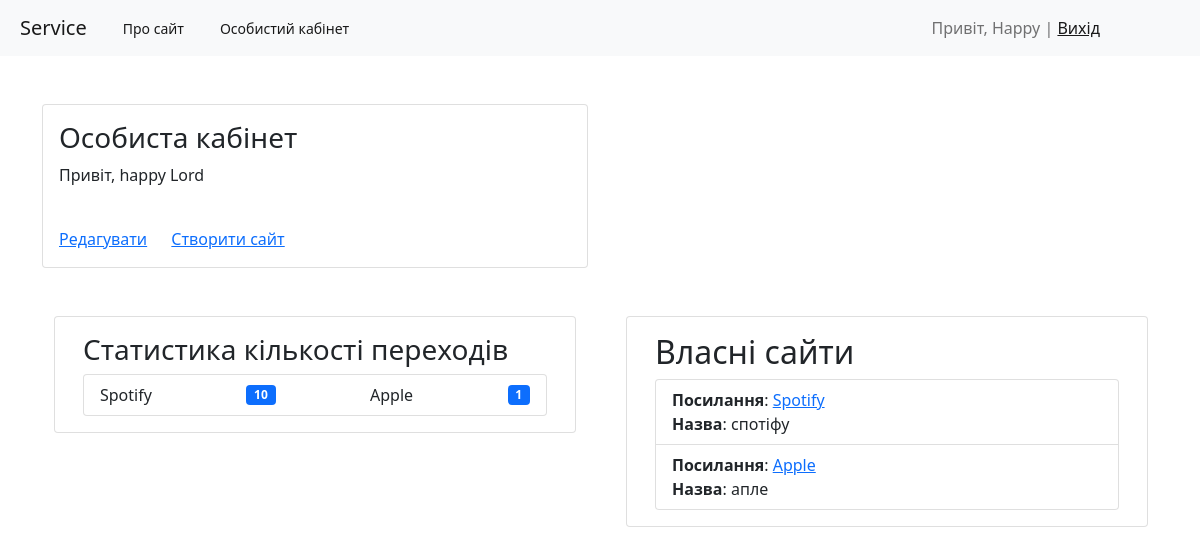
/profile (signed in), run on an earlier commit of the app's database.
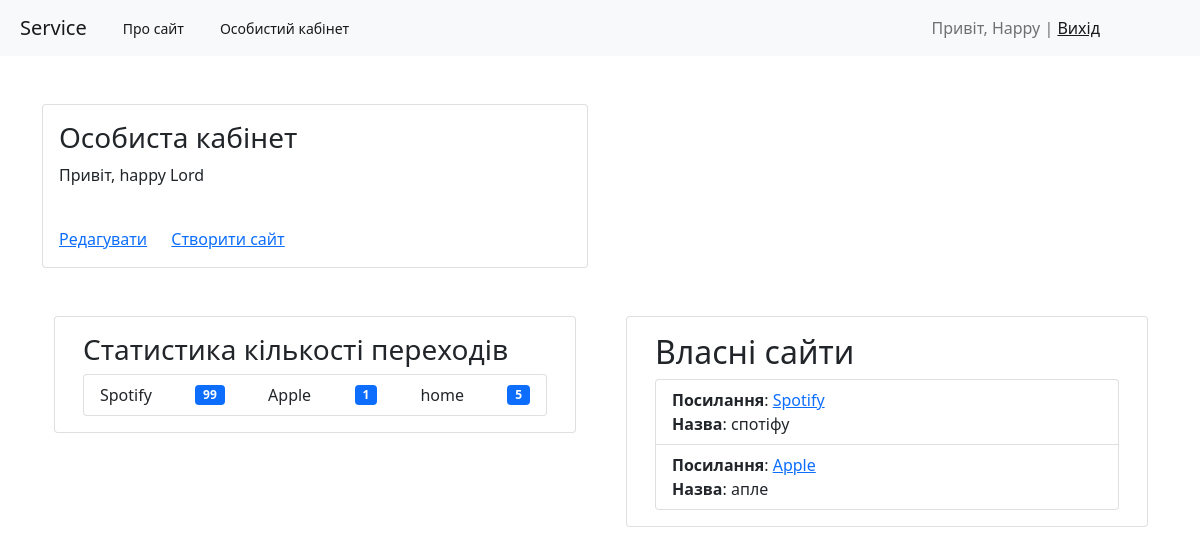
And on a later commit of the database.
### service/models.py (models this page shows, shortened)
class Click(models.Model):
    user = models.ForeignKey(User, on_delete=models.CASCADE, default=1, verbose_name='Користувач')
    url = models.URLField(_("Посилання"), unique=True)
    click_count = models.PositiveIntegerField(_("Кількість кліків"), default=0)
    class Meta:
        verbose_name = _("URL click")
        verbose_name_plural = _("URL clicks")

class UserURL(models.Model):
    user = models.ForeignKey(User, on_delete=models.CASCADE, verbose_name='Користувач')
    site_url = models.CharField(max_length=150, verbose_name='Посилання')
    site_name = models.CharField(max_length=150, verbose_name='Назва сайту')

### service/views.py (the view)
# urls.py: path('profile', UserProfileView.as_view(), name='profile'),
@method_decorator(login_required, name='dispatch')
class UserProfileView(DetailView):
    model = User
    template_name = 'service/profile.html'
    context_object_name = 'user'
    def get_object(self, queryset=None):
        return self.request.user
    def get_context_data(self, **kwargs):
        context = super().get_context_data(**kwargs)
        context['sites'] = UserURL.objects.filter(user=self.request.user)
        context['clicks'] = Click.objects.filter(user=self.request.user)
        return context

### service/templates/service/profile.html (shortened to what this page needs)
{% extends 'base.html' %}
{% block content %}
<div class="container mt-5">
    <div class="row">
        <div class="col-md-6">
            <div class="card">
                <div class="card-body">
                    <h3 class="card-title">Особиста кабінет</h3>
                    <p class="card-text">Привіт, {{ user }} {{ user.last_name }}</p>
                    <br>
                    <div class="card-content">
                        <a href="{% url 'update' user.pk %}">Редагувати</a>
                        <a href="{% url 'create' %}" style="margin-left: 20px">Створити сайт</a>
                    </div>
                </div>
            </div>
            <div class="container mt-5">
                <div class="row" style="flex-direction: row; align-items: flex-start; flex-wrap: nowrap">
                    <div class="card">
                        <div class="card-body">
                            <h3 class="card-title">Статистика кількості переходів</h3>
                            <ul class="list-group">
                                <li class="list-group-item d-flex justify-content-between align-items-center">
                                    {% if clicks %}
                                        {% for click in clicks %}
                                            {{ click.url }}
                                            <span class="badge bg-primary">{{ click.click_count }}</span>
                                        {% endfor %}
                                    {% else %}
                                        Немає
                                    {% endif %}
                                </li>
                            </ul>
                        </div>
                    </div>
                    <div class="card" style="margin-left: 50px">
                        <div class="card-body">
                            <h2>Власні сайти</h2>
                            <ul class="list-group">
                                {% if sites %}
                                {% for item in sites %}
                                <li class="list-group-item"><b>Посилання</b>: <a
                                        href="{% url 'proxy_detail_view' site_url=item.site_url path='home' %}">
                                    {{ item.site_url }}</a><br><b>Назва</b>:
                                    {{ item.site_name }}
                                </li>
                                {% endfor %}
                                {% else %}
                                <p class="card-text">Не створено</p>
                                {% endif %}
                            </ul>
                        </div>
                    </div>
                </div>
            </div>
        </div>
    </div>
    {% endblock %}

What changed in the data, as far as the page shows it:
changed Click "Spotify": click_count "10" → "99"
added Click: url "home", click_count "5"
